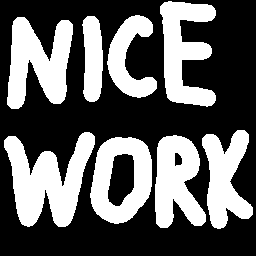
%> input picture Image Processing/Overlap and Edge Detection/nicework.png, 256 x 256 px
$ octave 'Overlap, Darkening, and Edge Detection.m'   (GNU Octave 9; MATLAB toolbox functions it lacks are replaced by stand-ins)
%> lines starting %> are read from the running program, lines starting %| are printed output that depends on the picture; in (x1, y1, x2, y2) boxes, pixels count from 0 and x2, y2 are one past the last pixel; in counts of white or black regions, pixels touching at a corner belong together; the program's own positions count from 1
%% Project 4 Chapter 9
% By Christopher W. Fingers

% Part 1 Problem 5


nice = im2uint8(imread('nicework.png'));
%> nice is the input picture: size 256x256 uint8; 37.9% white; 8 white regions, largest, box (x1, y1, x2, y2) and area: (4, 132, 95, 227) 4695, (7, 17, 73, 109) 3775, (160, 1, 216, 107) 3436
camera = imread('cameraman.png');
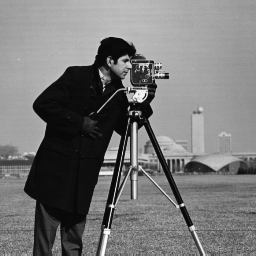
%> input picture Image Processing/Overlap and Edge Detection/cameraman.png, 256 x 256 px
%> camera is the input picture: size 256x256 uint8; min 7, max 253, mean 118.7
mix = imlincomb(0.5,camera,0.5,nice);
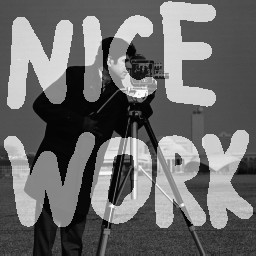
%> mix: size 256x256 uint8; min 4, max 251, mean 108

figure
imshow(mix)

% Because the text is white, we can super impose the text of nice work by
% changing the value up to 1 for the nice work portion and 0 for the camera
% portion.

% Problem 7

circle = imread('circles.png');
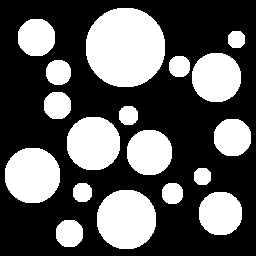
%> input picture Image Processing/Overlap and Edge Detection/circles.png, 256 x 256 px
%> circle: size 256x256 logical; 35.9% white; 18 white regions, largest, box (x1, y1, x2, y2) and area: (86, 8, 165, 87) 5013, (97, 190, 156, 249) 2809, (5, 148, 60, 203) 2449
[x,y] = meshgrid(1:256,1:256);
circle2 = double(circle).*(x+y)/512;
circle3 = im2uint8(circle2);

figure
imshow(circle3)

% By using the function given in the problem statement, the circle value
% has a much darker tone up to the left of the image.
%% Part 2 Problem 10

camera = imread('cameraman.png');

robera = edge(camera,'roberts');
%> robera: size 256x256 logical; 3.6% white in thin lines or dots, all inside (x1, y1, x2, y2) = (1, 36, 253, 256)
prebra = edge(camera,'prewitt');
%> prebra: size 256x256 logical; 3.8% white in thin lines or dots, all inside (x1, y1, x2, y2) = (8, 37, 256, 256)
sobera = edge(camera,'sobel');
%> sobera: size 256x256 logical; 3.8% white in thin lines or dots, all inside (x1, y1, x2, y2) = (8, 36, 256, 256)
laps = fspecial('laplacian',0);
lapera = imfilter(camera,laps);
zero = edge(camera,'zerocross',[],laps);
%> zero: size 256x256 logical; 26.1% white in thin lines or dots
marrlog = fspecial('log',13,2);
Marera = edge(camera,'zerocross',[],marrlog);
%> Marera: size 256x256 logical; 5.9% white in thin lines or dots, all inside (x1, y1, x2, y2) = (1, 36, 255, 255)
cannera = edge(camera,'canny');
%> cannera: size 256x256 logical; 4.7% white in thin lines or dots, all inside (x1, y1, x2, y2) = (1, 37, 255, 255)

figure
subplot(2,2,1)
imshow(robera)
title('Roberts')
subplot(2,2,2)
imshow(prebra)
title('Prewitt')
subplot(2,2,3)
imshow(sobera)
title('Sobel')
subplot(2,2,4)
imshow(lapera)
title('Laplacian')

figure
subplot(2,2,1)
imshow(zero)
title('zero crossing')
subplot(2,2,2)
imshow(Marera)
title('Marrilog')
subplot(2,2,3)
imshow(cannera)
title('Canny')

% Depending on how overly detailed in terms of edge detection one wants,
% the Canny filter seems to have a better time in detecting edges.  If a
% simple outline of more defined edges is required, then the Sobel feature
% seems to only get the more deeper edges.

% Problem 13

salt = imnoise(camera, 'salt & pepper', 0.05);
gaus = imnoise(camera, 'gaussian');


sr = edge(salt,'roberts');
%> sr: size 256x256 logical; 3.2% white in thin lines or dots
sp = edge(salt,'prewitt');
%> sp: size 256x256 logical; 5.7% white in thin lines or dots
ss = edge(salt,'sobel');
%> ss: size 256x256 logical; 5.9% white in thin lines or dots
laps = fspecial('laplacian',0);
sl = imfilter(salt,laps);
sz = edge(salt,'zerocross',[],laps);
%> sz: size 256x256 logical; 25.1% white in thin lines or dots
marrlog = fspecial('log',13,2);
sm = edge(salt,'zerocross',[],marrlog);
%> sm: size 256x256 logical; 9.9% white in thin lines or dots
sc = edge(salt,'canny');
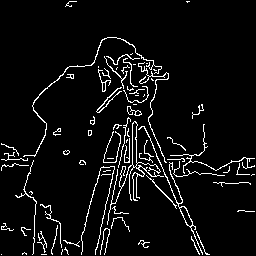
%> sc: size 256x256 logical; 5.7% white in thin lines or dots

gr = edge(camera,'roberts');
gp = edge(camera,'prewitt');
gs = edge(camera,'sobel');
laps = fspecial('laplacian',0);
gl = imfilter(camera,laps);
gz = edge(camera,'zerocross',[],laps);
marrlog = fspecial('log',13,2);
gm = edge(camera,'zerocross',[],marrlog);
gc = edge(camera,'canny');

figure
subplot(2,2,1)
imshow(sr)
title('Roberts')
subplot(2,2,2)
imshow(sp)
title('Prewitt')
subplot(2,2,3)
imshow(ss)
title('Sobel')
subplot(2,2,4)
imshow(sl)
title('Laplacian')

figure
subplot(2,2,1)
imshow(sz)
title('zero crossing')
subplot(2,2,2)
imshow(sm)
title('Marrilog')
subplot(2,2,3)
imshow(sc)
title('Canny')

figure
subplot(2,2,1)
imshow(gr)
title('Roberts')
subplot(2,2,2)
imshow(gp)
title('Prewitt')
subplot(2,2,3)
imshow(gs)
title('Sobel')
subplot(2,2,4)
imshow(gl)
title('Laplacian')

figure
subplot(2,2,1)
imshow(gz)
title('zero crossing')
subplot(2,2,2)
imshow(gm)
title('Marrilog')
subplot(2,2,3)
imshow(gc)
title('Canny')

% When salt and pepper noise is introducted in the image, the best edge
% detection tool seems to be the Prewitt filter.  There is still some noise
% that is detected, however compared to the others it has a more defined
% outline.  The zero crossing is absolutely the worse detection tool for
% this type of noise.  Causing the cameraman to completely disapear.
% Gaussian noise has more edge detections that work, however the Sobel
% filter has a crisper and less overally detailed edge detection.  Yet
% again,the zero crossing is the worst of the seven.
%% Part 3 Chapter 13 Problem 9

venice = imread('venice.png');
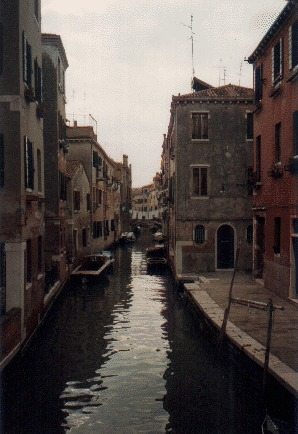
%> input picture Image Processing/Overlap and Edge Detection/venice.png, 298 x 434 px
%> venice is the input picture: size 434x298x3 uint8; mean R, G, B 88.1, 79.9, 76.6
intense = rgb2ntsc(venice);
%> intense: size 434x298x3 double; mean of channels 1, 2, 3 0.322, 0.0233, 0.00272
venice2 = zeros(size(venice));

venice3 = edge(venice(:,:,1)) | venice2(:,:,2) | venice2(:,:,3);
%> venice3: size 434x298 logical; 3.9% white in thin lines or dots
figure
imshow(venice3)

% By using the standard edge function on the first venice image and logical
% OR combining of blackened out values, an edge value similar to figure ve2
% wa able to be taken.

gv = rgb2gray(venice);

vr = edge(gv,'roberts');
%> vr: size 434x298 logical; 2.9% white in thin lines or dots
vp = edge(gv,'prewitt');
%> vp: size 434x298 logical; 3.8% white in thin lines or dots
vs = edge(gv,'sobel');
%> vs: size 434x298 logical; 3.8% white in thin lines or dots
laps = fspecial('laplacian',0);
vl = imfilter(gv,laps);
vz = edge(gv,'zerocross',[],laps);
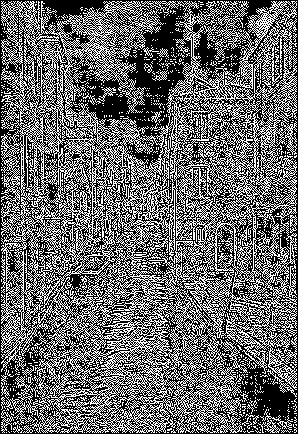
%> vz: size 434x298 logical; 41.1% white in thin lines or dots
marrlog = fspecial('log',13,2);
vm = edge(gv,'zerocross',[],marrlog);
%> vm: size 434x298 logical; 7.7% white in thin lines or dots
vc = edge(gv,'canny');
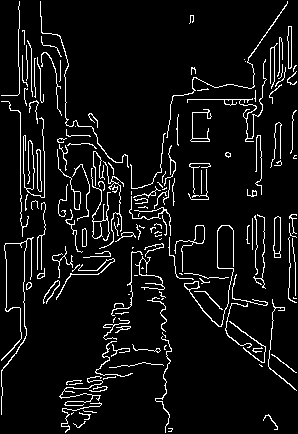
%> vc: size 434x298 logical; 6.9% white in thin lines or dots

figure
subplot(2,2,1)
imshow(vr)
title('Roberts')
subplot(2,2,2)
imshow(vp)
title('Prewitt')
subplot(2,2,3)
imshow(vs)
title('Sobel')
subplot(2,2,4)
imshow(vl)
title('Laplacian')

figure
subplot(2,2,1)
imshow(vz)
title('zero crossing')
subplot(2,2,2)
imshow(vm)
title('Merrilog')
subplot(2,2,3)
imshow(vc)
title('Canny')

% Out of the edge detetion methods, I personally think that merrilog and
% canny are very detailed in the amount of edges they can detect.  The
% other images either detect too few of edges or over detect edges (like
% zero crossing).
